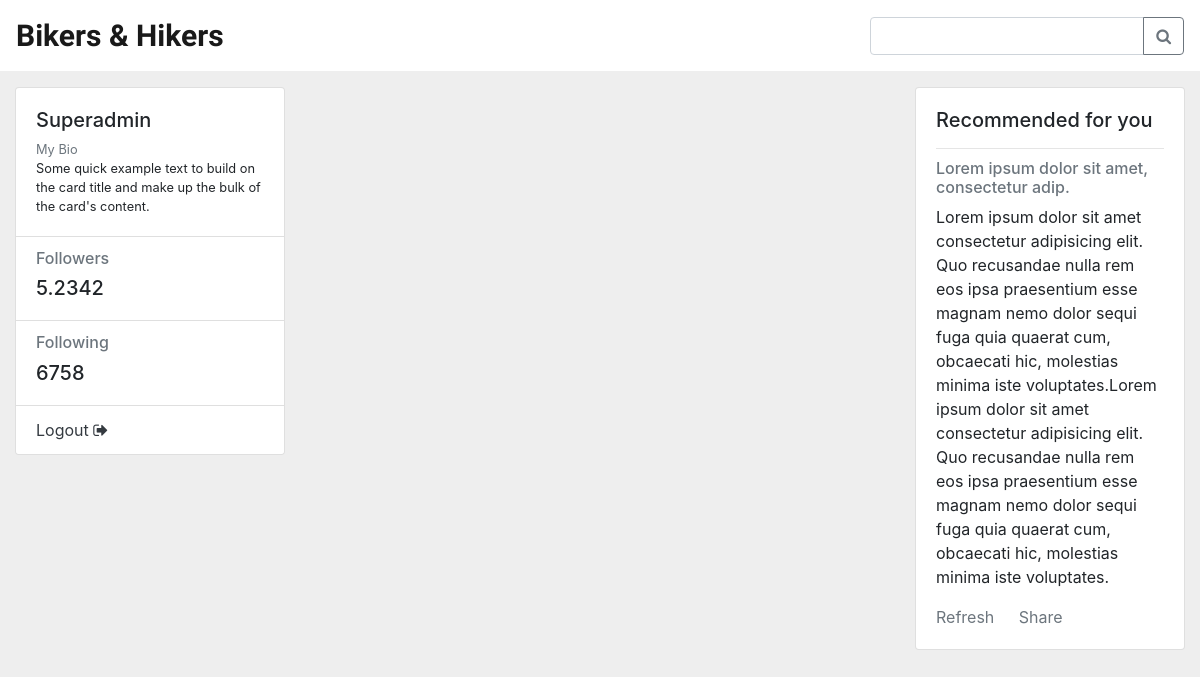
/frontend/templates/edit.php (signed in), run on an earlier commit of the app's database.
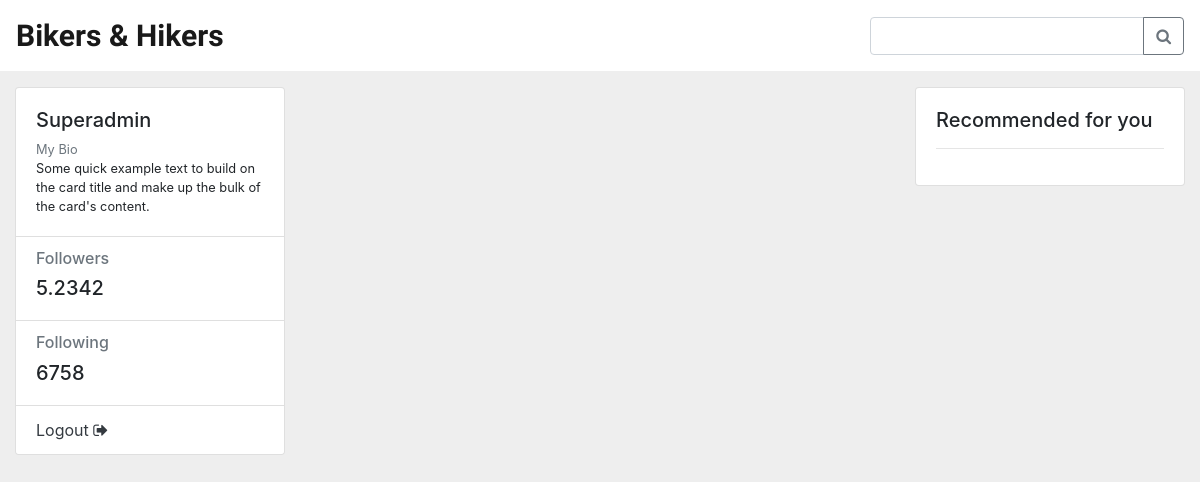
And on a later commit of the database.
### tables this page shows
CREATE TABLE `posts` (
  `id` int(11) NOT NULL,
  `user_id` int(11) NOT NULL,
  `title` varchar(100) NOT NULL,
  `message` varchar(500) NOT NULL,
  `timer` timestamp NOT NULL DEFAULT current_timestamp() ON UPDATE current_timestamp(),
  `file` varchar(100) NOT NULL,
  `file_ext` varchar(100) NOT NULL
);

### frontend/templates/edit.php (the view, shortened to what this page needs)
<!DOCTYPE html>
<html lang="en">
<head>
  <link rel="stylesheet" href="https://maxcdn.bootstrapcdn.com/bootstrap/4.3.1/css/bootstrap.min.css">
  <link rel="stylesheet" href="https://cdnjs.cloudflare.com/ajax/libs/font-awesome/4.7.0/css/font-awesome.css">
</head>
<body>
<nav class="navbar navbar-light bg-white">
        <a href="#" class="navbar-brand" style="font-family:'Dancing Script';font-size: 30px;"><b>Bikers & Hikers</b></a>
        <form class="form-inline">
            <div class="input-group">
                <input type="text" class="form-control" aria-label="Recipient's username" aria-describedby="button-addon2">
                <div class="input-group-append">
                    <button class="btn btn-outline-secondary" type="button" id="button-addon2">
                        <i class="fa fa-search"></i>
                    </button>
                </div>
            </div>
        </form>
    </nav>
    <div class="container-fluid gedf-wrapper">
        <div class="row">
            <div class="col-md-3">
                <div class="card">
                    <div class="card-body">
                        <div class="h5"><?php echo $_SESSION['username'];?></div>
                        <div class="h7 text-muted">My Bio</div>
                        <div class="h7">Some quick example text to build on the card title and make up the bulk of the card's content.
                        </div>
                    </div>
                    <ul class="list-group list-group-flush">
                        <li class="list-group-item">
                            <div class="h6 text-muted">Followers</div>
                            <div class="h5">5.2342</div>
                        </li>
                        <li class="list-group-item">
                            <div class="h6 text-muted">Following</div>
                            <div class="h5">6758</div>
                        </li>
                        <li class="list-group-item"><a href="../../includes/logout.php" class="text-dark text-decoration-none">Logout <i class="fa fa-sign-out"></i></a></li>
                    </ul>
                </div>
            </div>
            <div class="col-md-6 gedf-main">
            </div>
            <div class="col-md-3">
                <div class="card gedf-card">
                    <div class="card-body">
                        <h5 class="card-title">Recommended for you</h5>
                        <hr>
                        <?php
                        include '../../includes/dbconfiq.php';
                        $query = mysqli_query($con, "SELECT * FROM posts ORDER BY RAND() LIMIT 1");
                        while($row = mysqli_fetch_array($query)){
                        ?>
                        <h6 class="card-subtitle mb-2 text-muted"><?php echo $row['title'];?></h6>
                        <p class="card-text"><?php echo $row['message'];?></p>
                        <a href="" class="card-link text-secondary">Refresh</a>
                        <a href="#" class="card-link text-secondary">Share</a>
                        <?php }?>
                    </div>
                </div>
            </div>
        </div>
    </div>
</body>
</html>

What changed in the data, as far as the page shows it:
removed posts: title "Lorem ipsum dolor sit amet, consectetur adip.", message "Lorem ipsum dolor sit amet consectetur adipisicing elit. Quo recusandae nulla rem eos ipsa praesentium esse magnam nemo dolor sequi fuga quia quaerat cum, obcaecati hic, molestias minima iste voluptates.Lorem ipsum dolor sit amet consectetur adipisicing elit. Quo recusandae nulla rem eos ipsa praesentium esse magnam nemo dolor sequi fuga quia quaerat cum, obcaecati hic, molestias minima iste voluptates."
